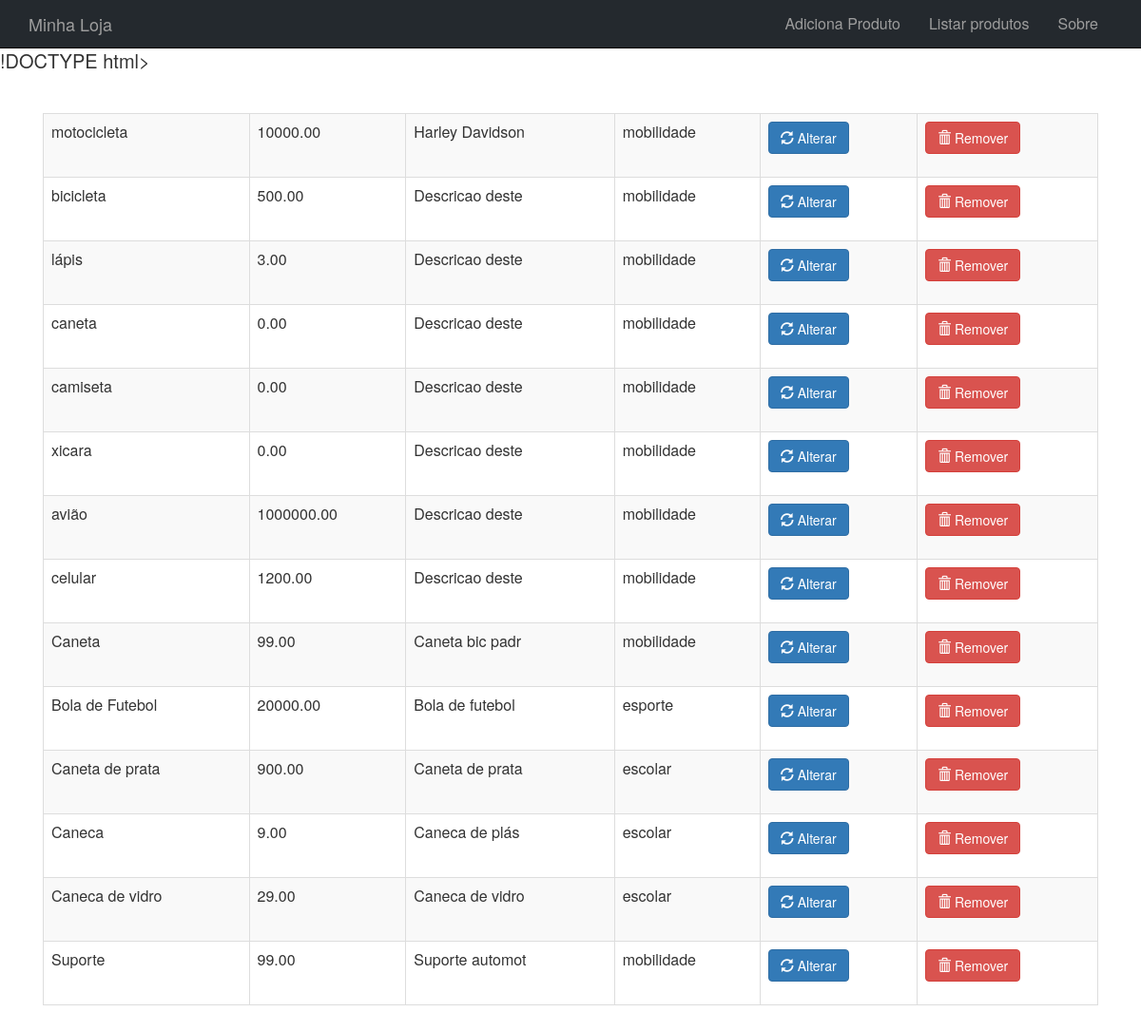
The app's page /produto-lista.php with its own data.
### tables this page shows
CREATE TABLE `produtos` (
  `id` int(11) NOT NULL,
  `nome` varchar(255) DEFAULT NULL,
  `preco` decimal(10,2) DEFAULT NULL,
  `descricao` text,
  `categoria_id` int(11) DEFAULT NULL,
  `usado` tinyint(1) DEFAULT '0'
);

CREATE TABLE `categorias` (
  `id` int(11) NOT NULL,
  `nome` varchar(255) DEFAULT NULL
);

### include/banco-produto.php (called while the page is built, shortened)
<?php
  function listaProdutos($conexao) {
    $produtos = array();
    $resultado = mysqli_query($conexao, "select p.*, c.nome as categoria_nome from produtos as p join categorias as c on p.categoria_id = c.id");
    while($produto = mysqli_fetch_assoc($resultado)) {
      array_push($produtos, $produto);
    }
    return $produtos;
  }

### produto-lista.php (the view, shortened to what this page needs)
<?php
  include("include/cabecalho.php");
  include("include/conexao.php");
  include("include/banco-produto.php");
?>
<table class="table table-striped table-bordered">
  <?php
    $produtos = listaProdutos($conexao);
    foreach($produtos as $produto) :
  ?>
  <tr>
    <td><?= $produto['nome'] ?></td>
    <td><?= $produto['preco'] ?></td>
    <td><?= substr($produto['descricao'], 0, 15) ?></td>
    <td><?= $produto['categoria_nome'] ?></td>
    <td><a class="btn btn-primary" href="produto-altera-formulario.php?id=<?= $produto['id'] ?>"><span class="glyphicon glyphicon-refresh" aria-hidden="true"></span> Alterar</a></td>
    <td>
      <form action="remove-produto.php" method="post">
        <button class="btn btn-danger">
          <span class="glyphicon glyphicon-trash" aria-hidden="true"></span> Remover
        </button>
      </form>
    </td>
  </tr>
  <?php
    endforeach
  ?>
</table>
<?php include("include/rodape.php") ?>

### include/cabecalho.php (shortened to what this page needs)
<html lang="pt-br">
<head>
  <link href="../css/bootstrap.css" rel="stylesheet">
  <link href="../css/loja.css" rel="stylesheet">
</head>
<body>
  <div class="navbar navbar-inverse navbar-fixed-top">
    <div class="container">
      <div class="row">
        <div class="col-md-8 navbar-header">
          <a href="index.php" class="navbar-brand">Minha Loja</a>
        </div>
        <div class="col-md-4">
          <ul class="nav navbar-nav">
            <li><a href="produto-formulario.php">Adiciona Produto</a></li>
            <li><a href="produto-lista.php">Listar produtos</a></li>
            <li><a href="sobre.php">Sobre</a></li>
          </ul>
        </div>
      </div>
    </div>
  </div>
  <div class="container">
    <div class="principal">

### include/rodape.php
</div>
  </div>
</body>
</html>

### css/loja.css (style rules this page uses)
body { padding-top: 50px; font-size: 20px; }
.nav { float: right; font-size: 16px; width: max-content; }
.navbar { background-color: #24292e; }
.principal { padding: 40px 15px; text-align: center; }

### records on screen
produtos: nome "motocicleta", preco "10000.00", descricao "Harley Davidson", categoria.nome "mobilidade"
produtos: nome "bicicleta", preco "500.00", descricao "Descricao deste", categoria.nome "mobilidade"
produtos: nome "lápis", preco "3.00", descricao "Descricao deste", categoria.nome "mobilidade"
produtos: nome "caneta", preco "0.00", descricao "Descricao deste", categoria.nome "mobilidade"
produtos: nome "camiseta", preco "0.00", descricao "Descricao deste", categoria.nome "mobilidade"
produtos: nome "xicara", preco "0.00", descricao "Descricao deste", categoria.nome "mobilidade"
produtos: nome "avião", preco "1000000.00", descricao "Descricao deste", categoria.nome "mobilidade"
produtos: nome "celular", preco "1200.00", descricao "Descricao deste", categoria.nome "mobilidade"
produtos: nome "Caneta", preco "99.00", descricao "Caneta bic padr", categoria.nome "mobilidade"
produtos: nome "Bola de Futebol", preco "20000.00", descricao "Bola de futebol", categoria.nome "esporte"
produtos: nome "Caneta de prata", preco "900.00", descricao "Caneta de prata", categoria.nome "escolar"
produtos: nome "Caneca", preco "9.00", descricao "Caneca de plás", categoria.nome "escolar"
produtos: nome "Caneca de vidro", preco "29.00", descricao "Caneca de vidro", categoria.nome "escolar"
produtos: nome "Suporte", preco "99.00", descricao "Suporte automot", categoria.nome "mobilidade"
